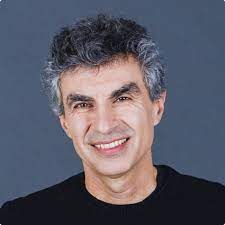
%> input picture CHW4/images/bengio.jpeg, 225 x 225 px
$ octave main.m   (GNU Octave 9; MATLAB toolbox functions it lacks are replaced by stand-ins)
%> lines starting %> are read from the running program, lines starting %| are printed output that depends on the picture
### CHW4/code/conv2D.m
function [feature_map] = conv2D(img,filters, stride, padding)
f = size(filters, 1);
% size of filters
no_filter = size(filters, 3);
% number of filters
if strcmp(padding, 'same')
    % check if our padding has value 'same'
    p = ((f-1)/2);
    img = padarray(img, [p p]);
    % do zero padding before convulution
    % using padarray built in function
end
h = size(img, 1);
% height of input image
w = size(img, 2);
% weight of input image
ch = size(img, 3);
% number of channels of the image
% if image is rgb, it equals 3
% and if image is gray, it equals 1
feature_map = zeros(floor((h-f)/stride)+1, floor((w-f)/stride)+1);
for num = 2 : no_filter
    feature_map(:, :, num) = 0;
end
% fill our output with zeros
% we're gonna calculate the real values and add them to these zeros
% during the convultion
for i = 1 : no_filter
    % iterate on each filter
    for j = 1 : ch
        % iterate on each channel
        channel_i = img(:, :, j);
        % channel i of image
        for row = 1 : stride : h-f+1
            for col = 1 : stride : w-f+1
                local = channel_i(row:row+f-1, col:col+f-1);
                conv = double(local) .* filters(:, :, i);
                % calculate convulution according to its formula
                % cast it to double cause it can get non integer values
                x = ceil(row/stride);
                y = ceil(col/stride);
                % calculate the coordinates of our output image
                feature_map(x, y, i) = feature_map(x, y, i) + sum(conv, 'all');
                % assign each part of our output image
            end
        end
    end
end
feature_map = uint8(feature_map);
% cast our output back to unsigned int
end

### CHW4/code/main.m
clc;
clear;

%%%%%%%%%%% READ THE INPUT IMAGES %%%%%%%%%%%
bengio_in = imread('images/bengio.jpeg');
%> bengio_in is the input picture: size 225x225x3 uint8; mean R, G, B 91.8, 90.6, 103.5
% 1. bengio image
leskovec_in = imread('images/leskovec.jpeg');
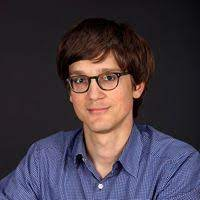
%> input picture CHW4/images/leskovec.jpeg, 200 x 200 px
%> leskovec_in is the input picture: size 200x200x3 uint8; mean R, G, B 69.2, 58.7, 69.4
% 2. leskovec image
andrew_in = imread('images/andrew.jpeg');
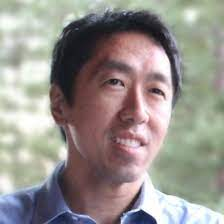
%> input picture CHW4/images/andrew.jpeg, 224 x 224 px
%> andrew_in is the input picture: size 224x224x3 uint8; mean R, G, B 151.4, 146, 141.4
% 3. andrew image
goodfellow_in = imread('images/goodfellow.jpeg');
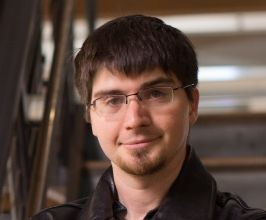
%> input picture CHW4/images/goodfellow.jpeg, 266 x 220 px
%> goodfellow_in is the input picture: size 220x266x3 uint8; mean R, G, B 92.2, 72.1, 63.1
% 4. goodfellow image

%%%%%%%%%%% DEFINE FILTERS %%%%%%%%%%%
horizontal_edge = [[-1,-1,-1];
                   [0,0,0];
                   [1,1,1]];

vertical_edge = [[-1,0,1];
                 [-1,0,1];
                 [-1,0,1]];

sharpening = [[0,-1,0];
              [-1,5,-1];
              [0,-1,0]];

sobel_horizontal = [[-1,-2,-1];
                    [0,0,0];
                    [1,2,1]];
sobel_vertical = [[-1,0,1];
                  [-2,0,2];
                  [-1,0,1]];

gaussian_5x5 = (1/273)*[[1,4,7,4,1];
                        [4,16,26,16,4];
                        [7,26,41,26,7];
                        [4,16,26,16,4];
                        [1,4,7,4,1]];

averaging_7x7 = (1/49)*ones(7,7);

% concatening filters to build the `filters` tensor
filters2 = cat(3, horizontal_edge, vertical_edge);
filters3 = cat(3, sharpening, sobel_horizontal, sobel_vertical);
%%%%%%%%%%% PARAMETERS SETTING %%%%%%%%%%%
stride = 2;
padding = 'same';
%%%%%%%%%%% YOUR CODE HERE %%%%%%%%%%%
bengio_out = conv2D(bengio_in, gaussian_5x5, 1, 'valid');
%> after the loop in conv2D, `for num = 2 : no_filter`: feature_map: size 221x221 double; every value is 0
leskovec_out = conv2D(leskovec_in, filters2, 2, 'same');
andrew_out = conv2D(andrew_in, filters3, 2, 'same');
%> call 3 of conv2D, with stride = 2, padding = 'same'
%> after the loop in conv2D (call 3), `for num = 2 : no_filter`: feature_map: size 112x112x3 double; every value is 0
%> after the loop in conv2D (call 3), `for i = 1 : no_filter`:
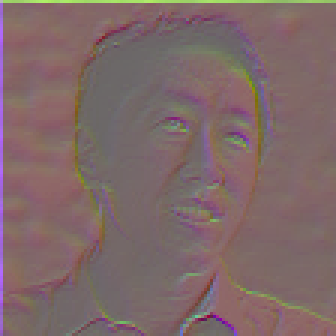
%> feature_map: size 112x112x3 double (shown 3 times larger); mean R, G, B 449.9, 14.1, 16.4; drawn with min black and max white
goodfellow_out = conv2D(goodfellow_in, averaging_7x7, 3, 'valid');
%> call 4 of conv2D, with stride = 3, padding = 'valid'
%> after the loop in conv2D (call 4), `for num = 2 : no_filter`: feature_map: size 72x87 double; every value is 0
%> after the loop in conv2D (call 4), `for i = 1 : no_filter`:
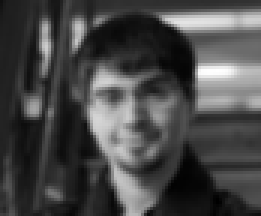
%> feature_map: size 72x87 double (shown 3 times larger); min 22.35, max 747.8, mean 228.9; drawn with min black and max white
%> in conv2D (call 4), `feature_map = uint8(feature_map);`:
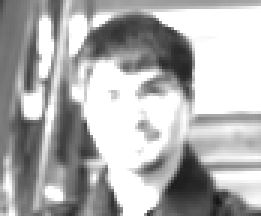
%> feature_map: size 72x87 uint8 (shown 3 times larger); min 22, max 255, mean 175.8
% 1. bengio
figure(1);
subplot(1, 2, 1), imshow(bengio_in);
title('Mr.bengio');
subplot(1, 2, 2), imshow(bengio_out);
title('gaussian 5x5 bengio');
% 2. leskovec
figure(2);
subplot(2, 2, 1), imshow(leskovec_in);
title('Mr.leskovec');
subplot(2, 2, 2), imshow(leskovec_out(:, :, 1));
title('horizontal edge leskovec');
subplot(2, 2, 3), imshow(leskovec_out(:, :, 2));
title('vertical edge leskovec');
% 3. andrew
figure(3);
subplot(2, 2, 1), imshow(andrew_in);
title('Mr.andrew');
subplot(2, 2, 2), imshow(andrew_out(:, :, 1));
title('sharpening andrew');
subplot(2, 2, 3), imshow(andrew_out(:, :, 2));
title('sobel horizontal andrew');
subplot(2, 2, 4), imshow(andrew_out(:, :, 3));
%> after `imshow(andrew_out(:, :, 3))`:
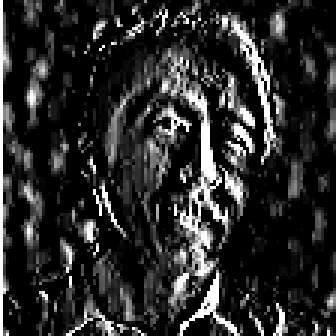
%> displayed picture: size 112x112, on the screen's scale of 0 to 255 (shown 3 times larger); min 0, max 255, mean 43.8
title('sobel vertical andrew');
% 4. goodfellow
figure(4);
subplot(1, 2, 1), imshow(goodfellow_in);
title('Mr.goodfellow');
subplot(1, 2, 2), imshow(goodfellow_out);
title('averaging 7x7 goodfellow');
%%%%%%%%%%% YOUR CODE HERE %%%%%%%%%%%
